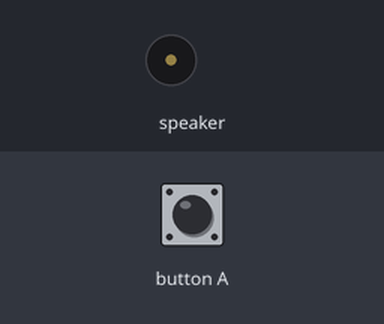
This program was run on a simulated Calliope mini (MakeCode). On the bench: buzzer (waves = sounding). Inputs (shaded band) come from the test bench.

Above: at 1.2 s.
1.3 s: button A pressed for 0.15 s
At 1.9 s:
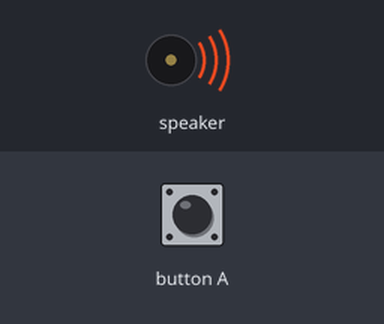
Timing chart, 0 to 10.4 s (numbered marks = the images above; inputs shaded):
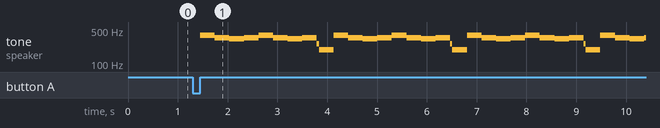

Measured:
- after the input at 1.3 s, tone on speaker: silent → 392 Hz after 0.15 s, then repeats every 2.7 s: 349 Hz 0.29 s, 330 Hz 0.29 s, 349 Hz 0.29 s, 392 Hz 0.29 s, 349 Hz 0.29 s, 330 Hz 0.29 s, 349 Hz 0.29 s, 262 Hz 0.04 s, 196 Hz 0.29 s, 392 Hz 0.29 s

The program:

main.ts
```typescript
input.onButtonPressed(Button.A, function () {
    for (let index = 0; index < 4; index++) {
        music.changeTempoBy(30)
        music.playMelody("G F E F G F E F ", 208)
        music.playTone(262, music.beat(BeatFraction.Eighth))
        music.playTone(196, music.beat(BeatFraction.Whole))
    }
})
```

test.ts
```typescript
// Hier kann man Tests durchführen; diese Datei wird nicht kompiliert, wenn dieses Paket als Erweiterung verwendet wird.
```
